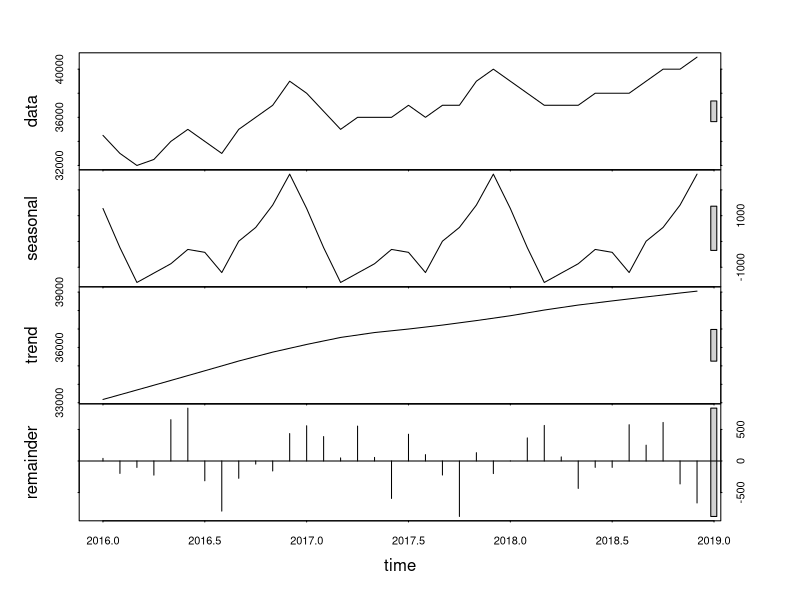
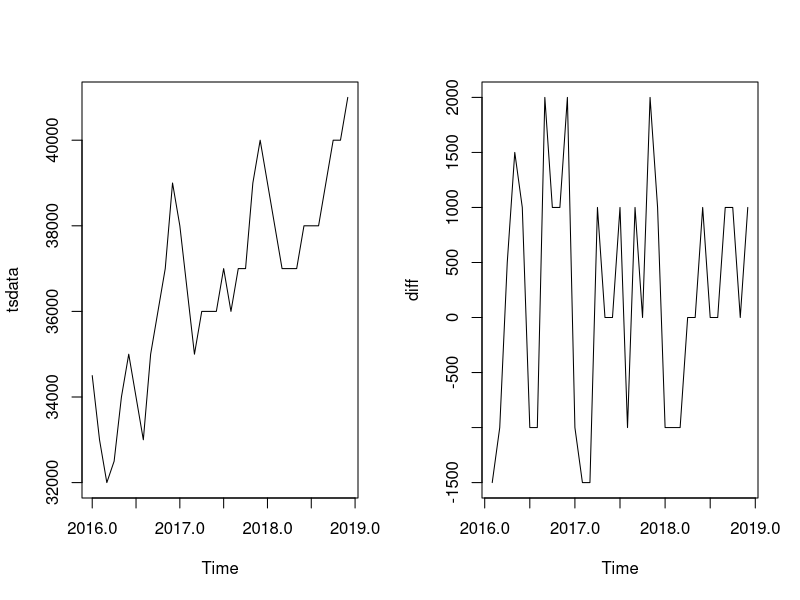
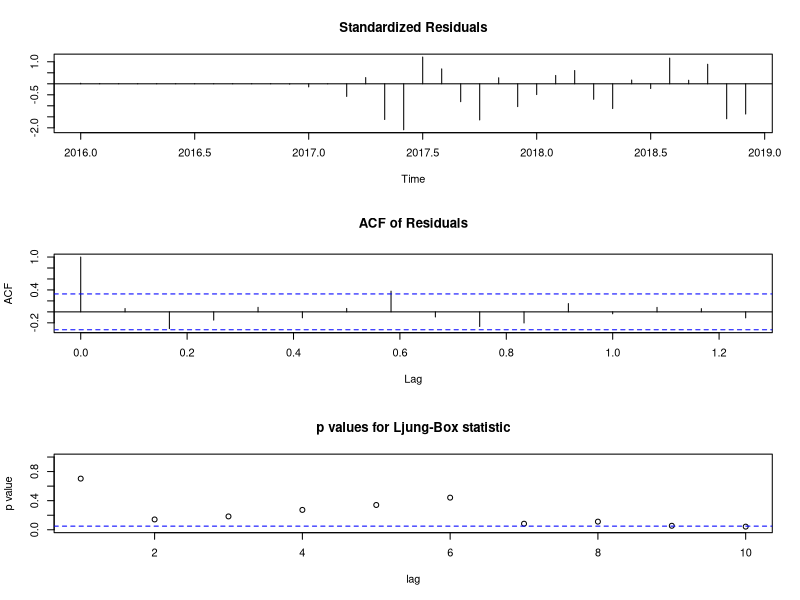
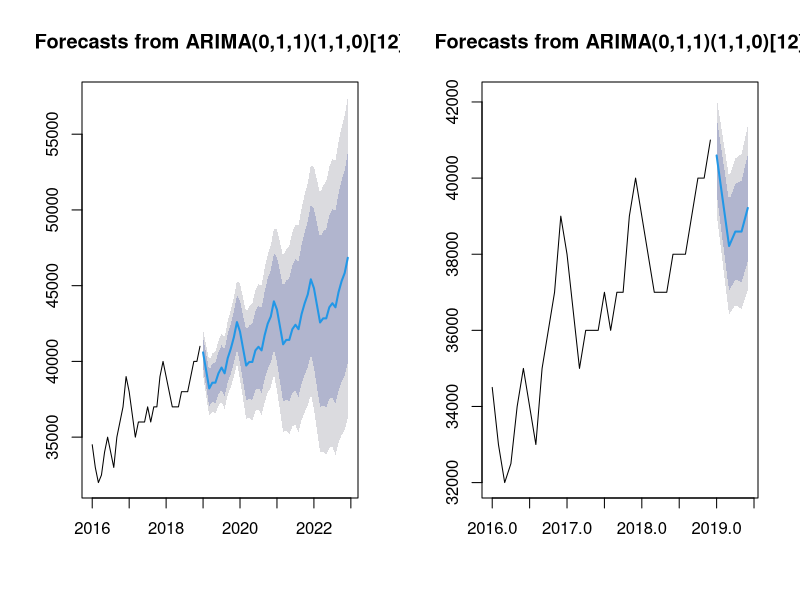

Here is the R script that generated these plots, in order:
# (1) 데이터 준비
data <- c(34500,33000,32000,32500,34000,35000,34000,33000,35000,36000,37000
          ,39000,38000,36500,35000,36000,36000,36000,37000,36000,37000,37000
          ,39000,40000,39000,38000,37000,37000,37000,38000,38000,38000,39000
          ,40000,40000,41000)
length(data)# 48

# (2) 시계열자료 생성
tsdata <- ts(data, start=c(2016, 1),frequency=12)

#tsdata <- AirPassengers # 실제 data 적용.
tsdata
head(tsdata)
tail(tsdata)

# (3) 시계열요소분해 시각화
ts_feature <- stl(tsdata, s.window="periodic")
plot(ts_feature)

# 단계2 : 정상성시계열 변환
par(mfrow=c(1,2))
ts.plot(tsdata)
diff <- diff(tsdata)
plot(diff) # 차분 시각화


# 단계3 : 모형 식별과 추정
library(forecast)
ts_model2 <- auto.arima(tsdata)
ts_model2 # ARIMA(0,1,1)(1,1,0)[12] / ARIMA(2,1,1)(0,1,0)[12], 계절성일 경우에 ()하나가 더옴 ex) ()()[12] 앞에는 모형, 뒤에 계절성 

# 단계4 : 모형 생성
model <- arima(tsdata, c(0,1,1), seasonal = list(order = c(1,1,0)))
#model <- arima(tsdata, c(2,1,1), seasonal = list(order = c(0,1,0)))
model

# 단계5 : 모형 진단(모형 타당성 검정)
# (1) 자기상관함수에 의한 모형 진단
tsdiag(model)

# (2)Box-Ljung에 의한 잔차항 모형 진단
Box.test(model$residuals, lag=1, type = "Ljung") # p-value = 0.5618 / p-value = 0.9879

# 단계6 : 미래 예측
par(mfrow=c(1,2))
fore <- forecast(model, h=48) # 2년 예측 , 상한을 띄지만 어느시점기준으로 하햔에 올수있다
plot(fore)
fore2 <- forecast(model, h=6) # 6개월 예측
plot(fore2)
fore

actual <- as.numeric(fore$actual)
predicted <- fore$`Point Forecast`

rmse <- sqrt(mean((actual - predicted)^2))
mae <- mean(abs(actual - predicted))
r2 <- 1 - sum((actual - predicted)^2) / sum((actual - mean(actual))^2)

print(rmse)
